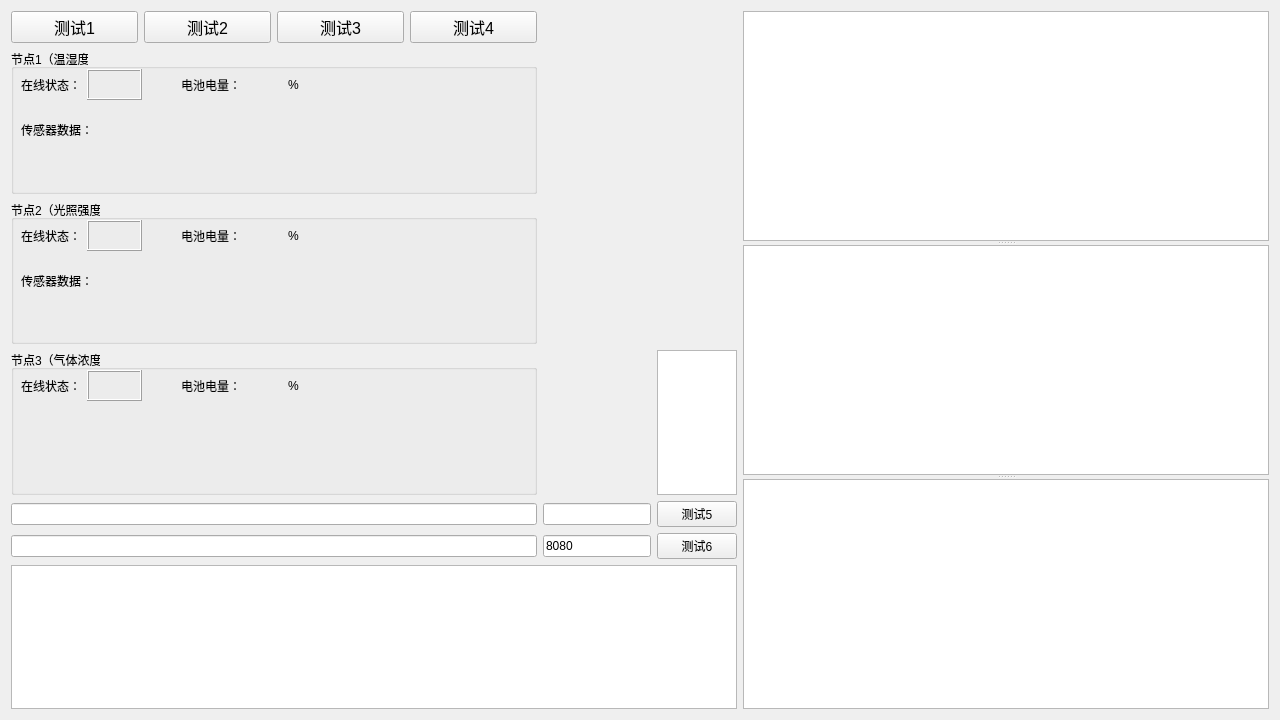
<?xml version="1.0" encoding="UTF-8"?>
<ui version="4.0">
 <class>Widget</class>
 <widget class="QWidget" name="Widget">
  <property name="geometry">
   <rect>
    <x>0</x>
    <y>0</y>
    <width>1280</width>
    <height>720</height>
   </rect>
  </property>
  <property name="minimumSize">
   <size>
    <width>1280</width>
    <height>720</height>
   </size>
  </property>
  <property name="windowTitle">
   <string>Widget</string>
  </property>
  <layout class="QGridLayout" name="gridLayout">
   <item row="4" column="1">
    <widget class="QLineEdit" name="PortlineEdit">
     <property name="sizePolicy">
      <sizepolicy hsizetype="Fixed" vsizetype="Fixed">
       <horstretch>0</horstretch>
       <verstretch>0</verstretch>
      </sizepolicy>
     </property>
    </widget>
   </item>
   <item row="0" column="3" rowspan="7">
    <widget class="QSplitter" name="splitter">
     <property name="orientation">
      <enum>Qt::Vertical</enum>
     </property>
     <widget class="QChartView" name="graphicsView"/>
     <widget class="QChartView" name="graphicsView2"/>
     <widget class="QChartView" name="graphicsView3"/>
    </widget>
   </item>
   <item row="5" column="1">
    <widget class="QLineEdit" name="PortlineEdit2">
     <property name="sizePolicy">
      <sizepolicy hsizetype="Fixed" vsizetype="Fixed">
       <horstretch>0</horstretch>
       <verstretch>0</verstretch>
      </sizepolicy>
     </property>
     <property name="text">
      <string>8080</string>
     </property>
    </widget>
   </item>
   <item row="0" column="0">
    <layout class="QGridLayout" name="gridLayout_2">
     <item row="0" column="0">
      <widget class="QPushButton" name="pushButton">
       <property name="font">
        <font>
         <pointsize>12</pointsize>
        </font>
       </property>
       <property name="text">
        <string>测试1</string>
       </property>
      </widget>
     </item>
     <item row="0" column="1">
      <widget class="QPushButton" name="pushButton2">
       <property name="font">
        <font>
         <pointsize>12</pointsize>
        </font>
       </property>
       <property name="text">
        <string>测试2</string>
       </property>
      </widget>
     </item>
     <item row="0" column="2">
      <widget class="QPushButton" name="pushButton3">
       <property name="font">
        <font>
         <pointsize>12</pointsize>
        </font>
       </property>
       <property name="text">
        <string>测试3</string>
       </property>
      </widget>
     </item>
     <item row="0" column="3">
      <widget class="QPushButton" name="pushButton4">
       <property name="font">
        <font>
         <pointsize>12</pointsize>
        </font>
       </property>
       <property name="text">
        <string>测试4</string>
       </property>
      </widget>
     </item>
    </layout>
   </item>
   <item row="1" column="0">
    <widget class="QGroupBox" name="groupBox">
     <property name="title">
      <string>节点1（温湿度）</string>
     </property>
     <widget class="QWidget" name="layoutWidget_2">
      <property name="geometry">
       <rect>
        <x>10</x>
        <y>20</y>
        <width>121</width>
        <height>31</height>
       </rect>
      </property>
      <layout class="QHBoxLayout" name="horizontalLayout">
       <item>
        <widget class="QLabel" name="gBlabel">
         <property name="font">
          <font>
           <pointsize>9</pointsize>
          </font>
         </property>
         <property name="text">
          <string>在线状态：</string>
         </property>
        </widget>
       </item>
       <item>
        <widget class="QFrame" name="frame">
         <property name="enabled">
          <bool>true</bool>
         </property>
         <property name="frameShape">
          <enum>QFrame::Box</enum>
         </property>
         <property name="frameShadow">
          <enum>QFrame::Raised</enum>
         </property>
        </widget>
       </item>
      </layout>
     </widget>
     <widget class="QLabel" name="gBlabel3">
      <property name="geometry">
       <rect>
        <x>10</x>
        <y>70</y>
        <width>71</width>
        <height>21</height>
       </rect>
      </property>
      <property name="text">
       <string>传感器数据：</string>
      </property>
     </widget>
     <widget class="QWidget" name="layoutWidget_3">
      <property name="geometry">
       <rect>
        <x>170</x>
        <y>20</y>
        <width>141</width>
        <height>31</height>
       </rect>
      </property>
      <layout class="QHBoxLayout" name="horizontalLayout_1">
       <item>
        <widget class="QLabel" name="gBlabel2">
         <property name="text">
          <string>电池电量：</string>
         </property>
        </widget>
       </item>
       <item>
        <widget class="QLabel" name="gBlabel2_2">
         <property name="text">
          <string/>
         </property>
        </widget>
       </item>
       <item>
        <widget class="QLabel" name="gBlabel2_3">
         <property name="text">
          <string>%</string>
         </property>
        </widget>
       </item>
      </layout>
     </widget>
    </widget>
   </item>
   <item row="5" column="2">
    <widget class="QPushButton" name="IPpushButton2">
     <property name="text">
      <string>测试6</string>
     </property>
    </widget>
   </item>
   <item row="3" column="0">
    <widget class="QGroupBox" name="groupBox3">
     <property name="title">
      <string>节点3（气体浓度）</string>
     </property>
     <widget class="QWidget" name="layoutWidget_6">
      <property name="geometry">
       <rect>
        <x>10</x>
        <y>20</y>
        <width>121</width>
        <height>31</height>
       </rect>
      </property>
      <layout class="QHBoxLayout" name="horizontalLayout_31">
       <item>
        <widget class="QLabel" name="gB3label">
         <property name="text">
          <string>在线状态：</string>
         </property>
        </widget>
       </item>
       <item>
        <widget class="QFrame" name="frame3">
         <property name="frameShape">
          <enum>QFrame::Box</enum>
         </property>
         <property name="frameShadow">
          <enum>QFrame::Raised</enum>
         </property>
        </widget>
       </item>
      </layout>
     </widget>
     <widget class="QWidget" name="layoutWidget_7">
      <property name="geometry">
       <rect>
        <x>170</x>
        <y>20</y>
        <width>141</width>
        <height>31</height>
       </rect>
      </property>
      <layout class="QHBoxLayout" name="horizontalLayout_61">
       <item>
        <widget class="QLabel" name="gB3label2">
         <property name="text">
          <string>电池电量：</string>
         </property>
        </widget>
       </item>
       <item>
        <widget class="QLabel" name="gB3label2_2">
         <property name="text">
          <string/>
         </property>
        </widget>
       </item>
       <item>
        <widget class="QLabel" name="gB3label2_3">
         <property name="text">
          <string>%</string>
         </property>
        </widget>
       </item>
      </layout>
     </widget>
    </widget>
   </item>
   <item row="4" column="2">
    <widget class="QPushButton" name="IPpushButton">
     <property name="sizePolicy">
      <sizepolicy hsizetype="Fixed" vsizetype="Fixed">
       <horstretch>0</horstretch>
       <verstretch>0</verstretch>
      </sizepolicy>
     </property>
     <property name="text">
      <string>测试5</string>
     </property>
    </widget>
   </item>
   <item row="4" column="0">
    <widget class="QLineEdit" name="IPlineEdit">
     <property name="sizePolicy">
      <sizepolicy hsizetype="Minimum" vsizetype="Fixed">
       <horstretch>0</horstretch>
       <verstretch>0</verstretch>
      </sizepolicy>
     </property>
    </widget>
   </item>
   <item row="6" column="0" colspan="3">
    <widget class="QTextBrowser" name="textBrowser">
     <property name="sizePolicy">
      <sizepolicy hsizetype="Ignored" vsizetype="Ignored">
       <horstretch>0</horstretch>
       <verstretch>0</verstretch>
      </sizepolicy>
     </property>
    </widget>
   </item>
   <item row="2" column="0">
    <widget class="QGroupBox" name="groupBox2">
     <property name="title">
      <string>节点2（光照强度）</string>
     </property>
     <widget class="QWidget" name="layoutWidget_4">
      <property name="geometry">
       <rect>
        <x>10</x>
        <y>20</y>
        <width>121</width>
        <height>31</height>
       </rect>
      </property>
      <layout class="QHBoxLayout" name="horizontalLayout2">
       <item>
        <widget class="QLabel" name="gB2label">
         <property name="text">
          <string>在线状态：</string>
         </property>
        </widget>
       </item>
       <item>
        <widget class="QFrame" name="frame2">
         <property name="frameShape">
          <enum>QFrame::Box</enum>
         </property>
         <property name="frameShadow">
          <enum>QFrame::Raised</enum>
         </property>
        </widget>
       </item>
      </layout>
     </widget>
     <widget class="QWidget" name="layoutWidget_5">
      <property name="geometry">
       <rect>
        <x>170</x>
        <y>20</y>
        <width>141</width>
        <height>31</height>
       </rect>
      </property>
      <layout class="QHBoxLayout" name="horizontalLayout2_2">
       <item>
        <widget class="QLabel" name="gB2label2">
         <property name="text">
          <string>电池电量：</string>
         </property>
        </widget>
       </item>
       <item>
        <widget class="QLabel" name="gB2label2_2">
         <property name="text">
          <string/>
         </property>
        </widget>
       </item>
       <item>
        <widget class="QLabel" name="gB2label2_3">
         <property name="text">
          <string>%</string>
         </property>
        </widget>
       </item>
      </layout>
     </widget>
     <widget class="QLabel" name="gB2label3">
      <property name="geometry">
       <rect>
        <x>10</x>
        <y>70</y>
        <width>71</width>
        <height>21</height>
       </rect>
      </property>
      <property name="text">
       <string>传感器数据：</string>
      </property>
     </widget>
    </widget>
   </item>
   <item row="5" column="0">
    <widget class="QLineEdit" name="IPlineEdit2">
     <property name="sizePolicy">
      <sizepolicy hsizetype="Minimum" vsizetype="Fixed">
       <horstretch>0</horstretch>
       <verstretch>0</verstretch>
      </sizepolicy>
     </property>
    </widget>
   </item>
   <item row="3" column="2">
    <widget class="QTextEdit" name="textEdit">
     <property name="sizePolicy">
      <sizepolicy hsizetype="Ignored" vsizetype="Ignored">
       <horstretch>0</horstretch>
       <verstretch>0</verstretch>
      </sizepolicy>
     </property>
    </widget>
   </item>
  </layout>
 </widget>
 <customwidgets>
  <customwidget>
   <class>QChartView</class>
   <extends>QGraphicsView</extends>
   <header>qchartview.h</header>
  </customwidget>
 </customwidgets>
 <resources/>
 <connections/>
</ui>
